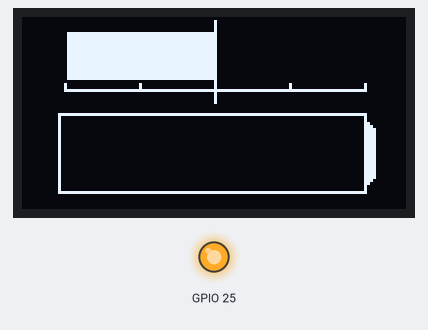
Simulated run of this sketch. Board: ESP32. On the bench: 128×64 one-colour display, output pins drawn as LEDs (lit = HIGH). WiFi joins after 1.5 s; servers stay silent unless stated; what the sketch prints to the serial monitor is not drawn.

Above: at 2.6 s.
At 10.14 s:
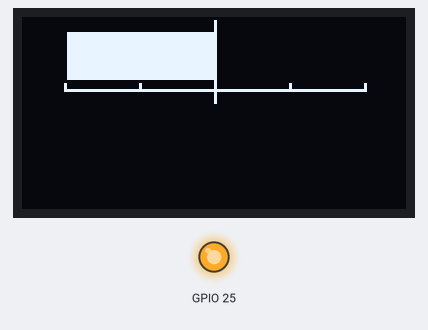

Measured:
- what the display in image 0 shows lasts 7.4 s, from 2.6 s to 10.0 s

The sketch:

BatteryMonitor.ino
```cpp
#include <ArduinoOTA.h>
#include <WiFi.h>
#include <Wire.h>
#include "heltec.h"
#include <HTTPClient.h>

/**********************************************  WIFI Client 注意编译时要设置此值 *********************************
 * wifi client
 */
const char* ssid = "xxxxxx"; //replace "xxxxxx" with your WIFI's ssid
const char* password = "xxxxxx"; //replace "xxxxxx" with your WIFI's password

#define USE_STATIC_IP false

/*******************************************************************
 * OLED Arguments
 */

#define OLED_UPDATE_INTERVAL 500


/*********************************************************************
 * setup wifi
 */
void setupWIFI()
{
  Heltec.display->clear();
  Heltec.display->drawString(0, 0, "Connecting...");
  Heltec.display->drawString(0, 10, String(ssid));
  Heltec.display->display();

  WiFi.disconnect(true);
  delay(1000);

  WiFi.mode(WIFI_STA);

  WiFi.setAutoConnect(true);
  WiFi.setAutoReconnect(true);


  WiFi.begin(ssid, password);

  byte count = 0;

  while(WiFi.status() != WL_CONNECTED && count < 10)
  {
    count ++;
    delay(500);
    Serial.print(".");
  }

  Heltec.display->clear();
  if(WiFi.status() == WL_CONNECTED)
    Heltec.display->drawString(0, 0, "Connected");
  else
    Heltec.display->drawString(0, 0, "Connection Failed");
  Heltec.display->display();
}

/******************************************************
 * arduino setup
 */
void setup()
{
  Heltec.begin(true /*DisplayEnable Enable*/, false /*LoRa Disable*/, true /*Serial Enable*/);
  pinMode(25, OUTPUT);
  digitalWrite(25,HIGH);

  while (!Serial) {
    ; // wait for serial port to connect. Needed for native USB port only
  }

  Serial.println("Initialize...");

  setupWIFI();

  Heltec.display->setFont(ArialMT_Plain_24);


}

/******************************************************
 * arduino loop
 */

int battery = 0;
int net = 0;
void loop()
{
  unsigned long ms = millis();
  Heltec.display->clear();
  if(ms % 30000 == 0)
  {
    if(WiFi.status() == WL_CONNECTED){

      battery = doHTTPSoC();

      net = doHTTPnet();

    }
  }
  drawBattery(battery);
  if(battery<25){
    if(ms % 10000 <= 250){
         Heltec.display->setColor(BLACK);
         drawBattery(100);
         Heltec.display->setColor(WHITE);
    }
  }
  drawNet(net);
  Heltec.display->display();
}


int doHTTPSoC()
{
      HTTPClient http;

      Serial.print("[HTTP] begin...\n");

      http.begin("http://MY_PYTHONANYWHERE_URL.pythonanywhere.com/soc"); //HTTP
      http.setTimeout(10000);
      int httpCode = http.GET();
      if(httpCode > 0) {

          // HTTP header has been send and Server response header has been handled
          Serial.printf("[HTTP] GET... code: %d\n", httpCode);

          if(httpCode == HTTP_CODE_OK) {
              String payload = http.getString();

              Serial.println(payload);

              //Heltec.display->drawString(0, 0, "Battery   %");
              //Heltec.display->drawString(75, 0, String(payload));
              http.end();
              return payload.toInt();

          }
      } else {
          Serial.printf("[HTTP] GET... failed, error: %s\n", http.errorToString(httpCode).c_str());
          Heltec.display->drawString(0, 0, "HTTP FAILED");
          http.end();

      }
      return 0;

}

int doHTTPnet()
{
      HTTPClient http;

      Serial.print("[HTTP] begin...\n");

      http.begin("http://MY_PYTHONANYWHERE_URL.pythonanywhere.com/net"); //HTTP
      http.setTimeout(10000);
      int httpCode = http.GET();
      if(httpCode > 0) {

          // HTTP header has been send and Server response header has been handled
          Serial.printf("[HTTP] GET... code: %d\n", httpCode);

          if(httpCode == HTTP_CODE_OK) {
              String payload = http.getString();

              Serial.println(payload);
              http.end();
              return(payload.toInt());

          }
      } else {
          Serial.printf("[HTTP] GET... failed, error: %s\n", http.errorToString(httpCode).c_str());
          Heltec.display->drawString(0, 0, "HTTP FAILED");
      }

      http.end();
      return 0;
}

void drawBattery(int charge){


  Heltec.display->drawLine(12,32, 114, 32);
  Heltec.display->drawLine(12,58, 114, 58);
  Heltec.display->drawLine(12,32, 12,58);
  Heltec.display->drawLine(114,32, 114, 58);
  Heltec.display->drawLine(115,35, 115, 55);
  Heltec.display->drawLine(116,36, 116, 54);
  Heltec.display->drawLine(117,37, 117, 53);

  for (int i = 0; i < charge;i++) {
    Heltec.display->drawLine(14+i,34, 14+i,56);
  }
 }

void drawNet(int charge){

  //axis
  Heltec.display->drawLine(15,24,113,24);

  //center line
  Heltec.display->drawLine(64,1,64,28);

 //minor marks
  for (int i = 0; i <= 100;i+=25) {
    Heltec.display->drawLine(14+i,22, 14+i,24);
  }


  for (int i = 50; i < charge;i++) {
    Heltec.display->drawLine(14+i,5, 14+i,20);
  }
  for (int i = 50; i > charge;i--) {
    Heltec.display->drawLine(14+i,5, 14+i,20);
  }


}
```
